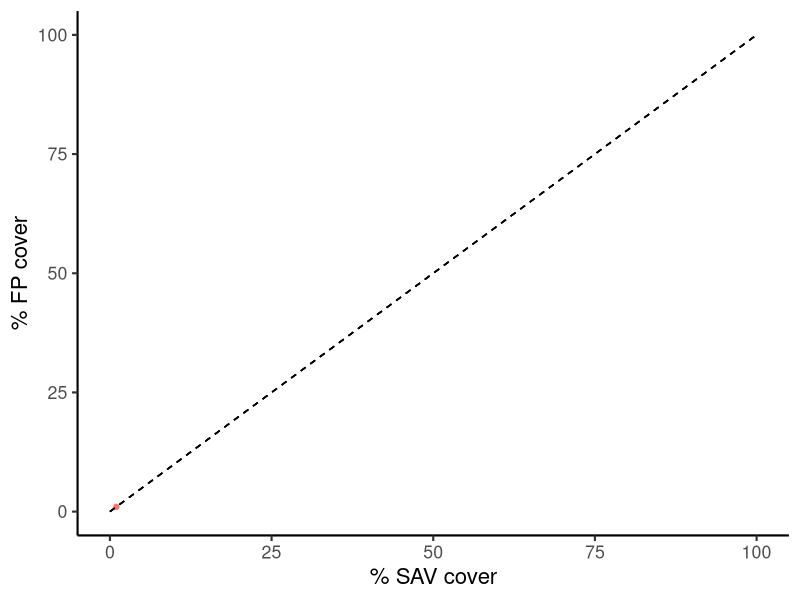

Reproduce this figure in R.
#########################################################
# Plot trajectory of FP and SAV growth                  # 
#                                                       #
# By: Michael J. McCann                                 #
# Created: 7/24/2014                                    #
######################################################### 

library(ggplot2)
library(gridExtra)

data <- read.csv("output30.csv") # imports parameter  values for all simulations 
head(data)
nrow(data)
colnames(data)

############################################
# Generate plot for shiny version of model #
############################################

# For loop through variables to subset data 


for (i in unique(data$TOTALN)){
  for (j in unique(data$shadingbyFP)){
    for (k in unique(data$size)){
      for (l in unique(data$shape)){
        for (m in unique(data$wind_direction)){
          for (n in unique(data$wind_shape2)){
          
            temp_data <- subset(data, 
                                data$TOTALN == i & 
                                  data$shadingbyFP == j & 
                                  data$size == k & 
                                  data$shape == l &
                                  data$wind_direction == m &
                                  data$wind_shape2 == n)
            
            temp_data_reshape <- reshape(temp_data,
                                  
                                  varying = list(
                                    
                                    c("initial_perc_SAV_cover", 
                                      "avg_SAVcover_yr01",
                                      "avg_SAVcover_yr02",
                                      "avg_SAVcover_yr03"),
                                    
                                    c("initial_perc_FP_cover",
                                      "avg_FPcover_yr01",
                                      "avg_FPcover_yr02",
                                      "avg_FPcover_yr03")
                                  ),
                                  
                                  v.names = c("SAV_cover","FP_cover"),
                                  timevar = "time",
                                  times = c(0,1,2,3),
                                  direction = "long"
            )
            
            # re-order data by id and time 
            temp_data_reshape <- temp_data_reshape[with(temp_data_reshape, order(id, time)), ]
            
            # plot it 
            temp_plot <- ggplot(temp_data_reshape, aes(x=SAV_cover,y=FP_cover,group=id,colour=as.factor(id))) 
            temp_plot <- temp_plot + geom_point() 
            temp_plot <- temp_plot + geom_path(arrow=arrow(type="closed",length=unit(0.15,"inches")),alpha=0.4)
            temp_plot <- temp_plot + xlab("% SAV cover")
            temp_plot <- temp_plot + ylab("% FP cover")
            temp_plot <- temp_plot + ylim(0,100)
            temp_plot <- temp_plot + xlim(0,100)
            temp_plot <- temp_plot + geom_segment(x=0,y=0,xend=100,yend=100, colour="black",linetype="dashed")
            temp_plot <- temp_plot + theme_classic(base_size=16)
            temp_plot <- temp_plot + theme(legend.position="none")
            
            ggsave(file=paste("alt_plot_",i,j,k,l,m,n,".jpg",sep="_"),temp_plot,height=6,width=6)

          }
        }
      }
    }
  }
}


##############################
# Building the look up table #
# Have input parameters      #
# Want to find plot number   #   
##############################
TOTALN<-c(0.1,0.5,seq(1,10,1))
shadingbyFP <- c(0.02,0.04,0.08)
size <- c("small","large")
shape <- c("rectangle", "hook", "tee", "eight", "cross")
wind_direction <- c("all","up")
wind_shape2 <- c(4, 0.2)

temp <- NULL

for (i in 1:length(TOTALN)){
  for(j in 1:length(shadingbyFP)){
    for(k in 1:length(size)){
      for(l in 1:length(shape)){
        for(m in 1:length(wind_direction)){
          for(n in 1:length(wind_shape2)){
            
            temp <- rbind(temp,
                       c(TOTALN[i],
                       shadingbyFP[j],
                       size[k],
                       shape[l],
                       wind_direction[m],
                       wind_shape2[n]
                       )
            )
            
          }
        }
      }
    }
  }        
}

temp <- as.data.frame(temp)

colnames(temp) <- c("TOTALN",
                    "shadingbyFP",
                    "size",
                    "shape",
                    "wind_direction",
                    "wind_shape2"
                    )

temp$id <- seq(1,nrow(temp),1)

head(temp)
nrow(temp)


